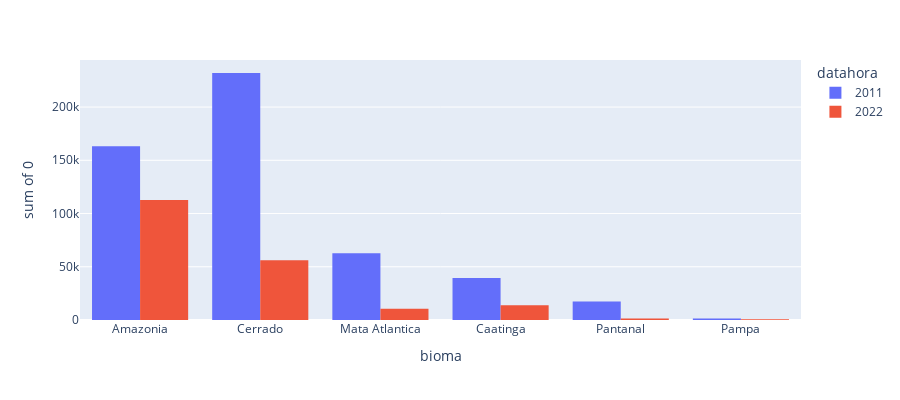

Here is the notebook cell this chart was saved with:
### Code cell
#grafico para mostrar a diferença
graf_difenca = px.histogram(var_2011_2022, x='bioma', y=0,
             color='datahora', barmode='group',
             height=400)
graf_difenca

### Figure 1 — Plotly figure (JSON) as saved in the notebook; plotly's stock layout.template omitted (floating-point values rounded to 4 significant figures)
{"data": [{"alignmentgroup": "True", "bingroup": "x", "histfunc": "sum", "hovertemplate": "datahora=2011<br>bioma=%{x}<br>sum of 0=%{y}<extra></extra>", "legendgroup": "2011", "marker": {"color": "#636efa", "pattern": {"shape": ""}}, "name": "2011", "offsetgroup": "2011", "orientation": "v", "showlegend": true, "type": "histogram", "x": ["Amazonia", "Cerrado", "Amazonia", "Cerrado", "Cerrado", "Cerrado", "Cerrado", "Cerrado", "Cerrado", "Amazonia", "Mata Atlantica", "Mata Atlantica", "Cerrado", "Amazonia", "Amazonia", "Caatinga", "Mata Atlantica", "Caatinga", "Caatinga", "Pantanal", "Cerrado", "Pantanal", "Amazonia", "Caatinga", "Mata Atlantica", "Mata Atlantica", "Amazonia", "Amazonia", "Mata Atlantica", "Mata Atlantica", "Mata Atlantica", "Caatinga", "Amazonia", "Pampa", "Caatinga", "Mata Atlantica", "Mata Atlantica", "Caatinga", "Mata Atlantica", "Cerrado", "Mata Atlantica", "Mata Atlantica", "Caatinga", "Mata Atlantica", "Caatinga", "Caatinga", "Mata Atlantica", "Cerrado", "Cerrado"], "xaxis": "x", "y": [67192, 41492, 41173, 38494, 30186, 26781, 25216, 23186, 23167, 20098, 18089, 14457, 14450, 12321, 10551, 10248, 10239, 10044, 10007, 9334, 8124, 8064, 4345, 3769, 3691, 3525, 3327, 2594, 2489, 2437, 2223, 1721, 1546, 1511, 1393, 1340, 1251, 948, 946, 813, 693, 596, 590, 475, 363, 295, 265, 66, 8], "yaxis": "y"}, {"alignmentgroup": "True", "bingroup": "x", "histfunc": "sum", "hovertemplate": "datahora=2022<br>bioma=%{x}<br>sum of 0=%{y}<extra></extra>", "legendgroup": "2022", "marker": {"color": "#EF553B", "pattern": {"shape": ""}}, "name": "2022", "offsetgroup": "2022", "orientation": "v", "showlegend": true, "type": "histogram", "x": ["Amazonia", "Amazonia", "Amazonia", "Cerrado", "Amazonia", "Amazonia", "Cerrado", "Cerrado", "Cerrado", "Cerrado", "Caatinga", "Cerrado", "Cerrado", "Amazonia", "Caatinga", "Caatinga", "Mata Atlantica", "Mata Atlantica", "Mata Atlantica", "Pantanal", "Amazonia", "Amazonia", "Mata Atlantica", "Mata Atlantica", "Caatinga", "Cerrado", "Mata Atlantica", "Mata Atlantica", "Pampa", "Cerrado", "Caatinga", "Mata Atlantica", "Amazonia", "Pantanal", "Caatinga", "Caatinga", "Caatinga", "Cerrado", "Mata Atlantica", "Mata Atlantica", "Mata Atlantica", "Mata Atlantica", "Mata Atlantica", "Caatinga", "Mata Atlantica", "Caatinga", "Cerrado", "Mata Atlantica", "Cerrado"], "xaxis": "x", "y": [40158, 21070, 20904, 14898, 12386, 11837, 11743, 7422, 5687, 5405, 4909, 4701, 4358, 4053, 3404, 3134, 3132, 1695, 1328, 1112, 1014, 984, 954, 933, 923, 918, 853, 745, 679, 615, 538, 468, 355, 328, 311, 308, 268, 251, 199, 100, 79, 69, 42, 38, 36, 27, 16, 15, 4], "yaxis": "y"}], "layout": {"barmode": "group", "height": 400, "legend": {"title": {"text": "datahora"}, "tracegroupgap": 0}, "margin": {"t": 60}, "xaxis": {"anchor": "y", "domain": [0, 1], "title": {"text": "bioma"}}, "yaxis": {"anchor": "x", "domain": [0, 1], "title": {"text": "sum of 0"}}}}
